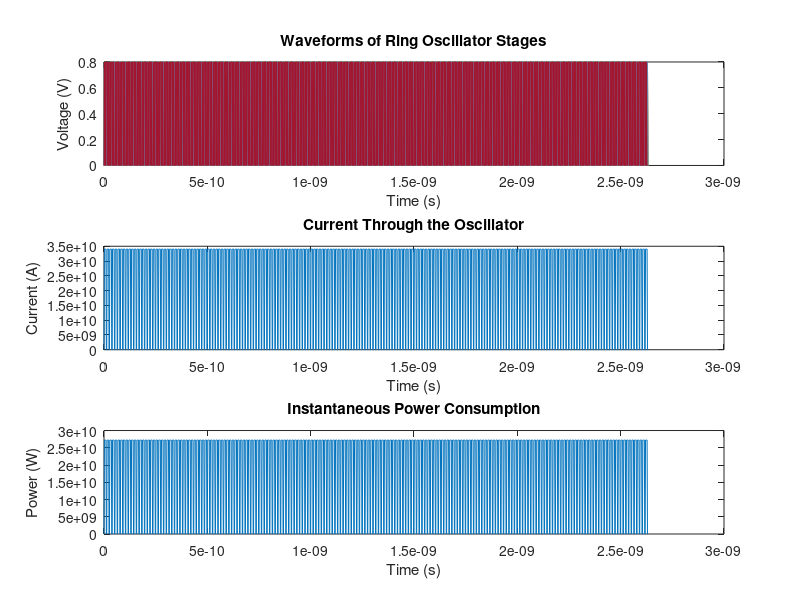

This figure's MATLAB source:
% power_analysis_7stage.m

Vdd = 0.8;
f_osc = 3.8e9;
N = 7;

delay_per_stage = 1 / (2 * f_osc * N);
T = delay_per_stage / 10;
t_total = 10 / f_osc;
time = 0:T:t_total;

Vout = zeros(N, length(time));
Vout(:, 1) = [1; 0; 0; 0; 0; 0; 0] * Vdd;

for t = 2:length(time)
    for stage = 1:N
        prev_stage = mod(stage - 2, N) + 1;
        Vout(stage, t) = Vdd * (Vout(prev_stage, t-1) < Vdd/2);
    end
end

I = Vdd * abs(diff(Vout(1, :))) / delay_per_stage;
I = [I, 0];
P_inst = Vdd * I;
P_avg = mean(P_inst);

figure;
subplot(3, 1, 1);
plot(time, Vout');
xlabel('Time (s)'); ylabel('Voltage (V)');
title('Waveforms of Ring Oscillator Stages');

subplot(3, 1, 2);
plot(time, I);
xlabel('Time (s)'); ylabel('Current (A)');
title('Current Through the Oscillator');

subplot(3, 1, 3);
plot(time, P_inst);
xlabel('Time (s)'); ylabel('Power (W)');
title('Instantaneous Power Consumption');

fprintf('Average Power Consumption: %.2e W\n', P_avg);
